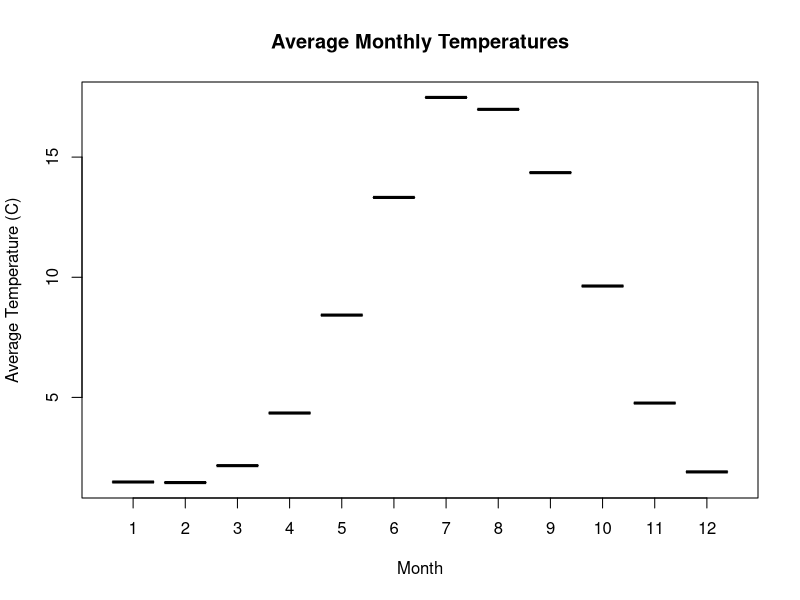
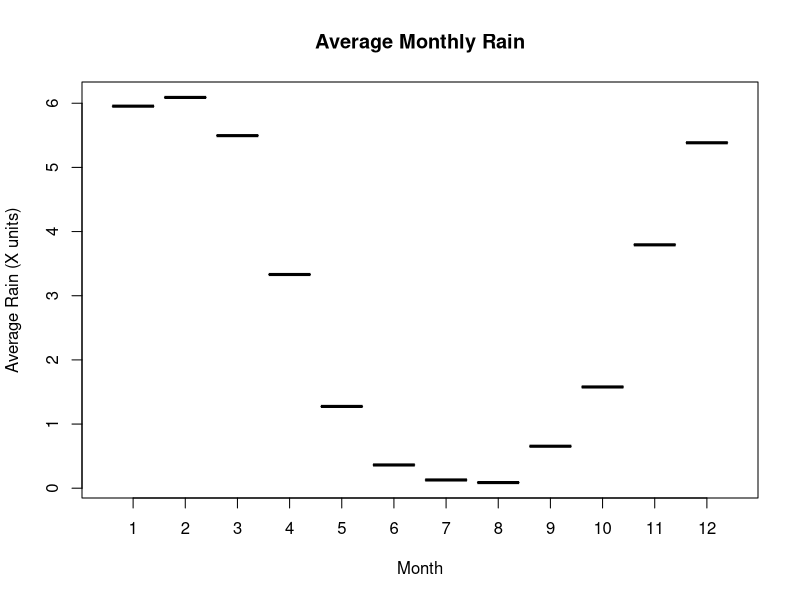
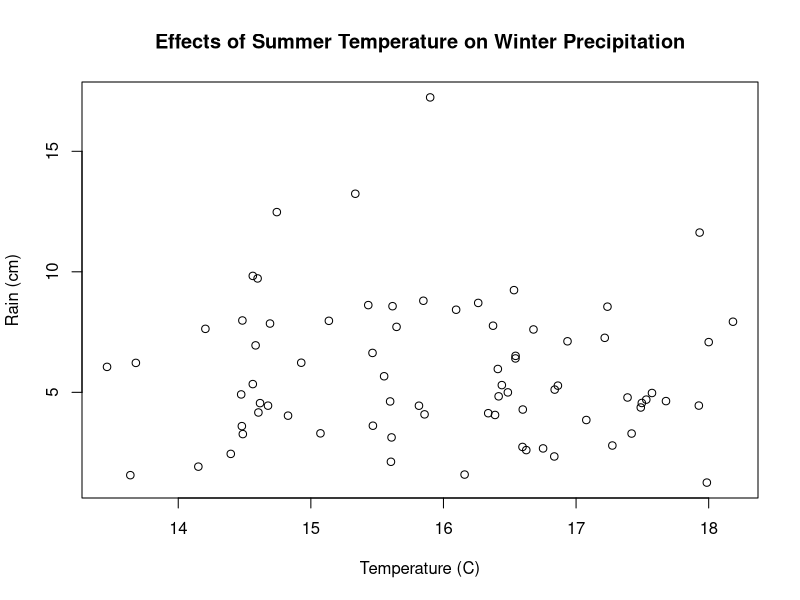
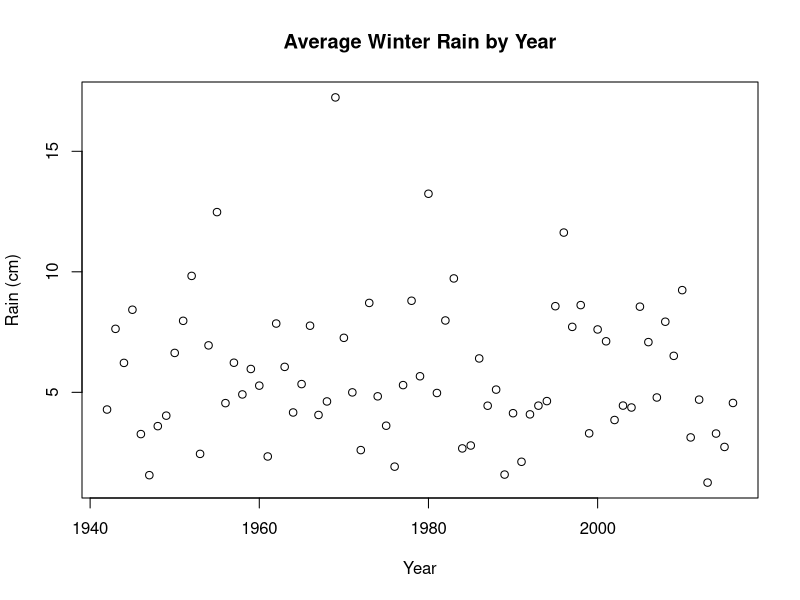
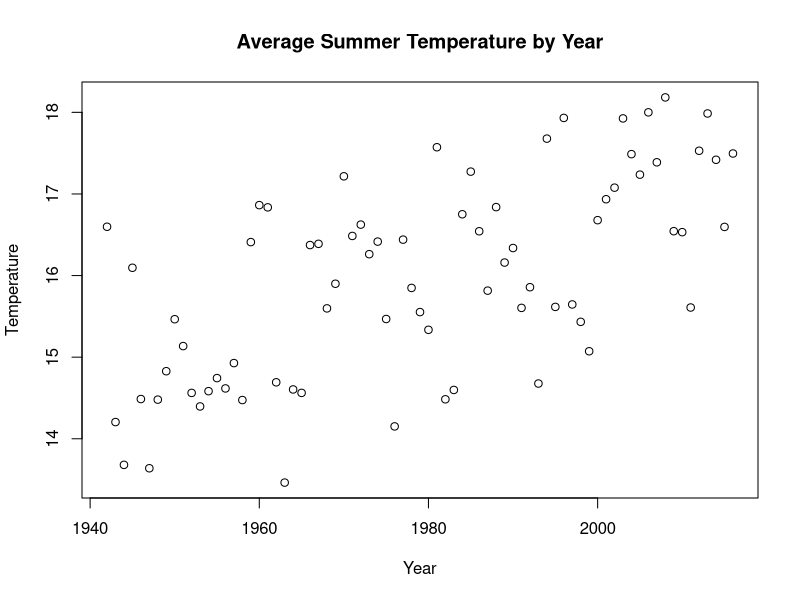

These charts were generated, in order, by the following R code:
## ---- chunk 1
knitr::opts_chunk$set(echo = TRUE)

## ---- chunk 2
  climate = read.table("clim.txt", header = TRUE)

  
  tempminavg= aggregate(climate$tmin, list(month = climate$month), mean)
  tempmaxavg= aggregate(climate$tmax, list(month = climate$month), mean)
  
  tempcombineavg = (tempmaxavg+tempminavg)/2
  tempcombineavg
   boxplot(tempcombineavg$x~tempcombineavg$month,
  ylab="Average Temperature (C)",
  xlab="Month", col="orange", main= "Average Monthly Temperatures")

  
## ---- chunk 3

   rainavg= aggregate(climate$rain, list(month = climate$month), mean)
   rainavg

   boxplot(rainavg$x~rainavg$month,
  ylab="Average Rain (X units)",
  xlab="Month", col="orange", main="Average Monthly Rain")

  

## ---- chunk 4
  yearrain= aggregate(climate$rain, list(year = climate$year),  mean)
   
   
   driestyear=which.min(yearrain$x)
   driestyear = 72
## ---- chunk 5
  
  wettestyear=which.max(yearrain$x)
  wettestyear = 41 
## ---- chunk 6
    
  wintersubset <- subset(rainavg, month==1 | month==2 | month==12, select=c(month,x))
  wintersubset
  mean(wintersubset$x)
  
   springsubset <- subset(rainavg, month==3 | month==4 | month==5, select=c(month,x))
  springsubset
  mean(springsubset$x)
  
   summersubset <- subset(rainavg, month==6 | month==7 | month==8, select=c(month,x))
summersubset
  mean(summersubset$x)
  
   fallsubset <- subset(rainavg, month==9 | month==10 | month==11, select=c(month,x))
  fallsubset
  mean(fallsubset$x)
  
  summertempsubset <- subset(tempcombineavg, month==6 | month==7 | month==8, select=c(month,x))
summertempsubset
  mean(tempcombineavg$x)
  
  
## ---- chunk 7
   summertempsubset2 <- subset(climate, month==6 | month==7 | month==8, select=c(year,tmin,tmax))
  
   
  tempminavg2= aggregate(summertempsubset2$tmin, list(year = summertempsubset2$year), mean)
  
  
  tempmaxavg2= aggregate(summertempsubset2$tmax, list(year = summertempsubset2$year), mean)
  
  
   tempcombineavg2 = (tempmaxavg2+tempminavg2)/2
  
  
## ---- chunk 8
 winterrainsubset <- subset(climate, month==1 | month==12 | month==2, select=c(year,rain))
   
winterrain= aggregate(winterrainsubset$rain, list(year = winterrainsubset$year),  mean)

## ---- chunk 9
plot(tempcombineavg2$x,winterrain$x, ylab= "Rain (cm)", xlab="Temperature (C)", main="Effects of Summer Temperature on Winter Precipitation")  
## ---- chunk 10

plot(winterrain$year,winterrain$x, ylab= "Rain (cm)", xlab="Year", main="Average Winter Rain by Year") 
## ---- chunk 11
plot(tempcombineavg2$year,tempcombineavg2$x, ylab= "Temperature", xlab="Year", main="Average Summer Temperature by Year") 

